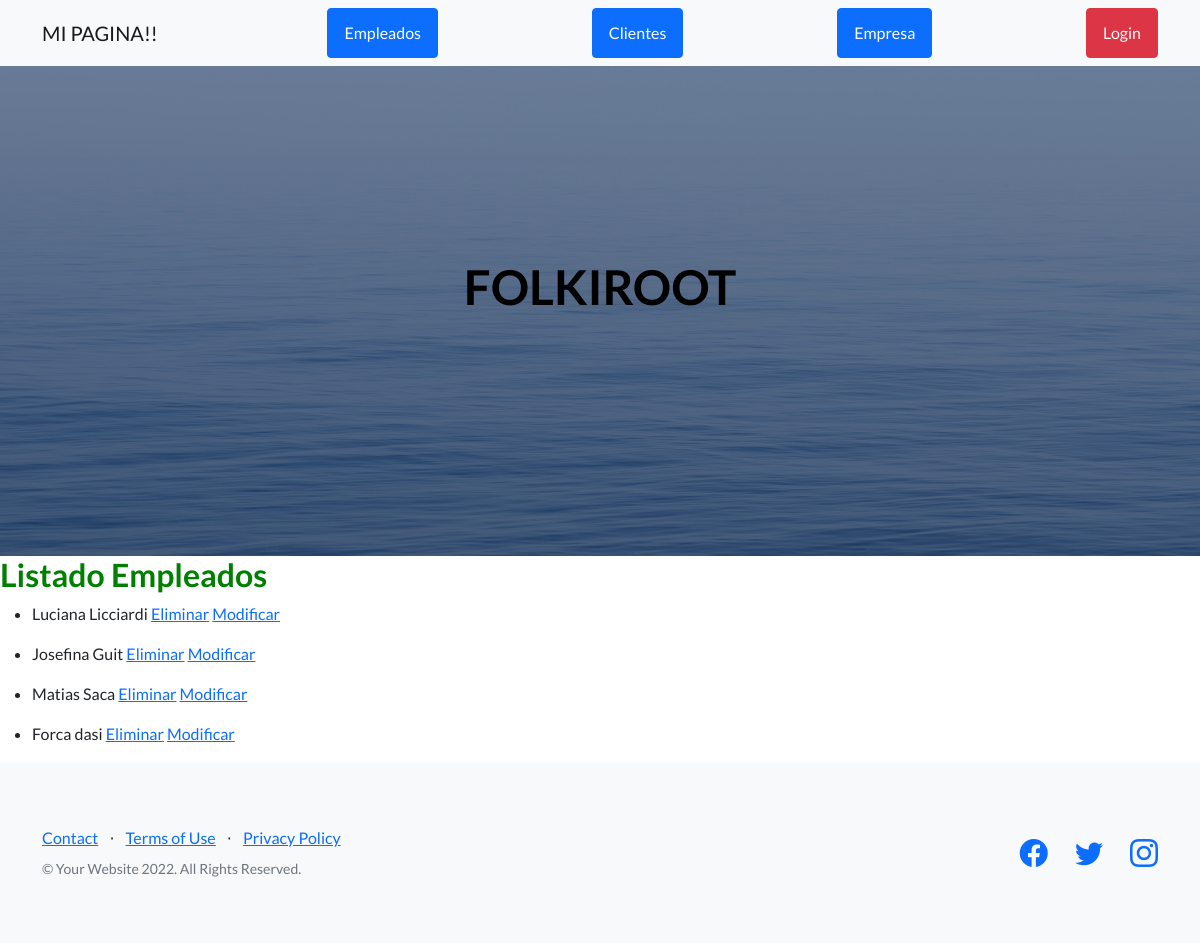
/AppProyecto/list_empleado/, run on the app's committed database.
### AppProyecto/models.py (models this page shows)
class Empleado(models.Model):
    nombre = models.CharField(max_length=50)
    apellido = models.CharField(max_length=50)
    salario = models.IntegerField()
    edad = models.IntegerField()
    def __str__(self):
        return self.nombre + " " + self.apellido

### AppProyecto/views.py (the view)
# urls.py: path("list_empleado/", ListEmpleado.as_view(), name="list_empleados"),
class ListEmpleado(ListView, LoginRequiredMixin):
    model = Empleado
    template_name = "AppProyecto/list_empleados.html"

### AppProyecto/templates/AppProyecto/list_empleados.html (shortened to what this page needs)
{% extends "AppProyecto/index.html" %}
{% block main %}
<h2 style="color: green;">Listado Empleados</h2>
{% for empleado in object_list %}
    <ul><li>
        {{ empleado }}
        <a href="{% url 'delete_empleados' empleado.id %}">Eliminar</a>
        <a href="{% url 'update_empleados' empleado.id %}">Modificar</a>
    </li></ul>
{% endfor %}
{% endblock %}

### data on the page
Empleado: nombre+apellido "Luciana Licciardi"
Empleado: nombre+apellido "Josefina Guit"
Empleado: nombre+apellido "Matias Saca"
Empleado: nombre+apellido "Forca dasi"
